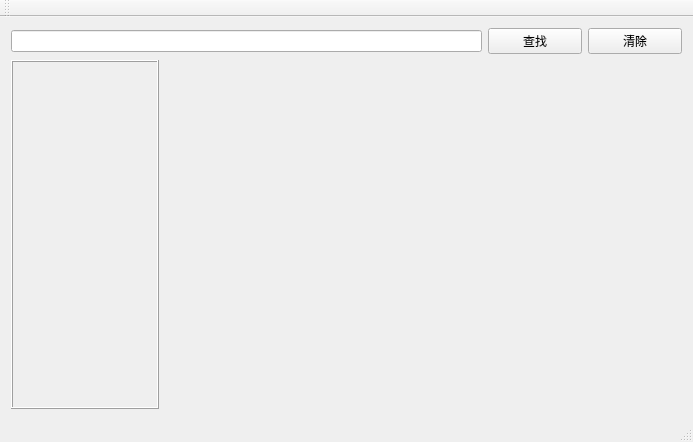
<?xml version="1.0" encoding="UTF-8"?>
<ui version="4.0">
 <class>MainWindow</class>
 <widget class="QMainWindow" name="MainWindow">
  <property name="geometry">
   <rect>
    <x>0</x>
    <y>0</y>
    <width>693</width>
    <height>442</height>
   </rect>
  </property>
  <property name="windowTitle">
   <string>MainWindow</string>
  </property>
  <widget class="QWidget" name="centralWidget">
   <layout class="QVBoxLayout" name="verticalLayout" stretch="1,10">
    <item>
     <layout class="QHBoxLayout" name="horizontalLayout" stretch="5,1,1">
      <item>
       <widget class="SearchLineEditor" name="lineEditSearch"/>
      </item>
      <item>
       <widget class="QPushButton" name="pushButtonSearch">
        <property name="text">
         <string>查找</string>
        </property>
       </widget>
      </item>
      <item>
       <widget class="QPushButton" name="pushButtonClear">
        <property name="text">
         <string>清除</string>
        </property>
       </widget>
      </item>
     </layout>
    </item>
    <item>
     <layout class="QHBoxLayout" name="horizontalLayout_2" stretch="2,7">
      <item>
       <widget class="ControlWid" name="frame">
        <property name="frameShape">
         <enum>QFrame::Box</enum>
        </property>
        <property name="frameShadow">
         <enum>QFrame::Raised</enum>
        </property>
       </widget>
      </item>
      <item>
       <widget class="SongListWid" name="widSongList" native="true"/>
      </item>
     </layout>
    </item>
   </layout>
  </widget>
  <widget class="QMenuBar" name="menuBar">
   <property name="geometry">
    <rect>
     <x>0</x>
     <y>0</y>
     <width>693</width>
     <height>22</height>
    </rect>
   </property>
  </widget>
  <widget class="QToolBar" name="mainToolBar">
   <attribute name="toolBarArea">
    <enum>TopToolBarArea</enum>
   </attribute>
   <attribute name="toolBarBreak">
    <bool>false</bool>
   </attribute>
  </widget>
  <widget class="QStatusBar" name="statusBar"/>
 </widget>
 <layoutdefault spacing="6" margin="11"/>
 <customwidgets>
  <customwidget>
   <class>SongListWid</class>
   <extends>QWidget</extends>
   <header>SongListWid.h</header>
   <container>1</container>
  </customwidget>
  <customwidget>
   <class>ControlWid</class>
   <extends>QFrame</extends>
   <header>ControlWid.h</header>
   <container>1</container>
  </customwidget>
  <customwidget>
   <class>SearchLineEditor</class>
   <extends>QLineEdit</extends>
   <header>SearchLineEditor.h</header>
  </customwidget>
 </customwidgets>
 <resources/>
 <connections/>
</ui>
